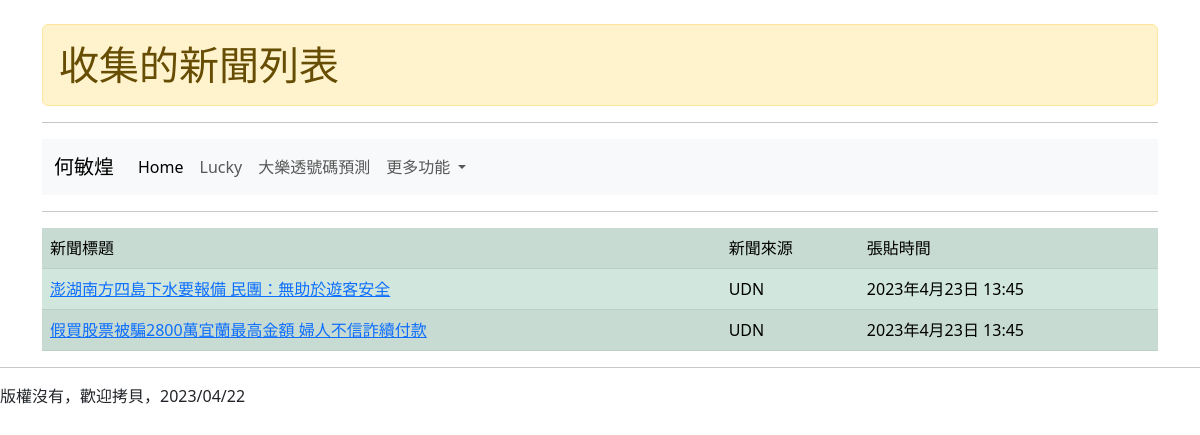
Page /mynews/ on the earlier database version.
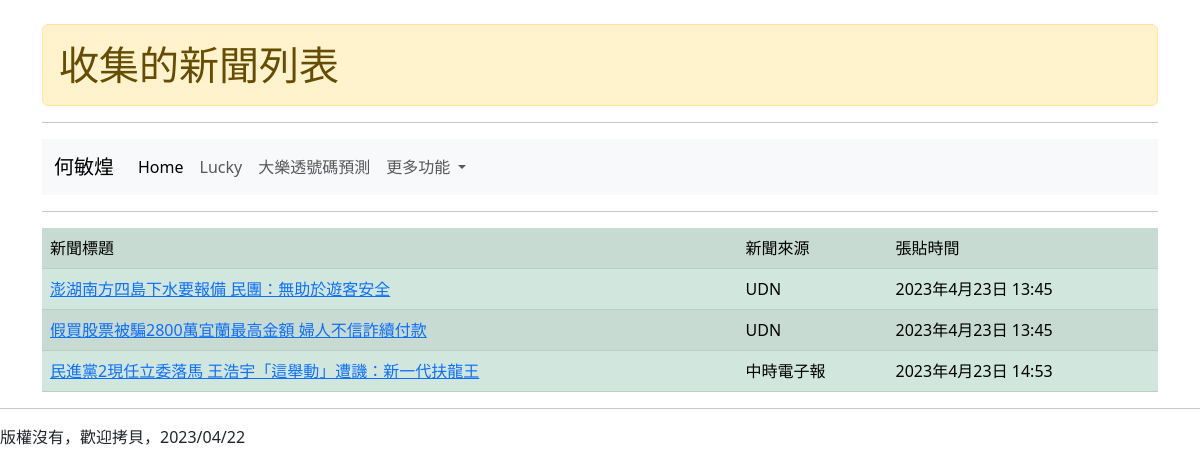
Same page on the later database version.
### mysite/models.py (models this page shows, shortened)
class News(models.Model):
    title = models.CharField(max_length=50)
    content = models.TextField()
    source = models.CharField(max_length=50)
    pdate = models.DateTimeField(auto_now_add=True)

### mysite/views.py (the view)
# urls.py: path('mynews/', views.mynews),
def mynews(request):
    news = News.objects.all()
    return render(request, "mynews.html", locals())

### templates/mynews.html (shortened to what this page needs)
{% extends "base.html" %}
{% block headmessage %}
	<h1 class="alert alert-warning">收集的新聞列表</h1>
{% endblock %}
{% block content %}
	<table class="table table-success table-striped">
		<tr><td>新聞標題</td><td>新聞來源</td><td>張貼時間</td></tr>
  {% for item in news %}
  		<tr>
  			<td>
  			  	<a href="/shownews/{{ item.id }}/">{{ item.title }}</a>
  			</td>
  			<td>{{ item.source }}</td>
  			<td>{{ item.pdate }}</td>
    	</tr>
  {% endfor %}
  	</table>
{% endblock %}

Differences in the rows shown:
added News: title "民進黨2現任立委落馬 王浩宇「這舉動」遭譏：新一代扶龍王", source "中時電子報", pdate "2023年4月23日 14:53"
